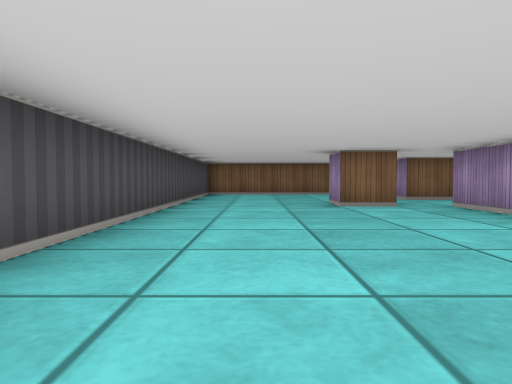
View 1 (above)

14 first-person views from a walk through a cub3D maze. The camera is about half as high as the walls, tilts 2° down and sees 70° across. The floor is counted in squares. Each view is taken from the middle of a square. On the plan, view 1 faces up. The plan holds only what a view shows up to about 9 squares ahead; the rest is blank.

View 2
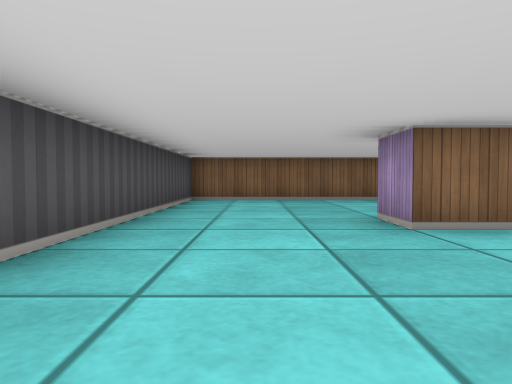

View 3
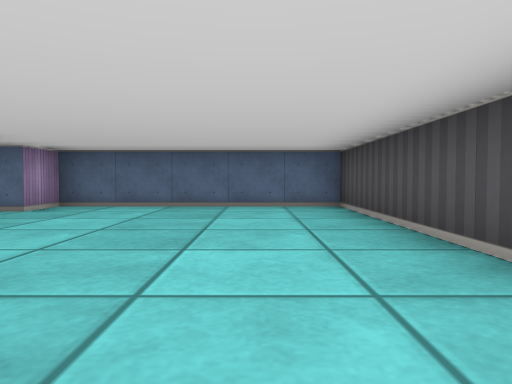

View 4
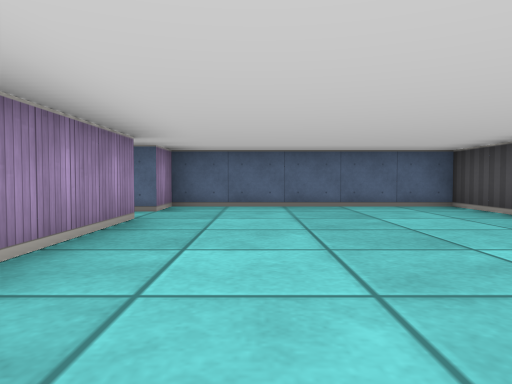

View 5
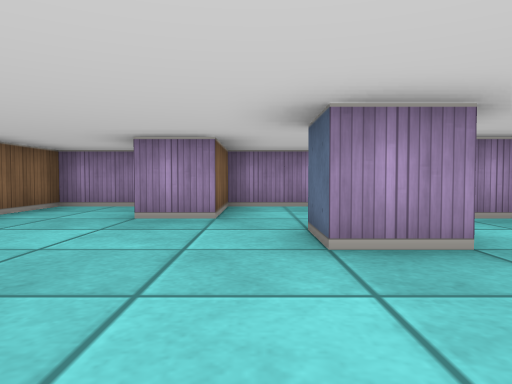

View 6
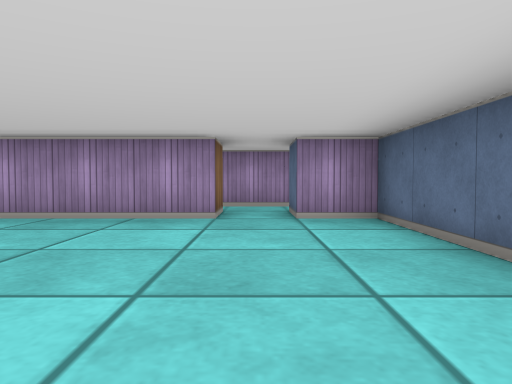

View 7
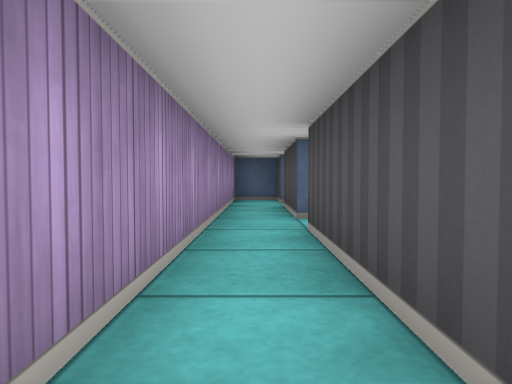

View 8
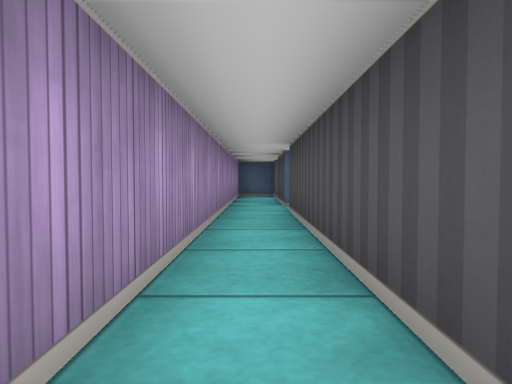

View 9
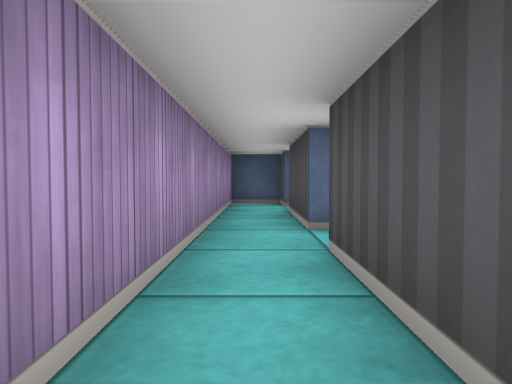

View 10
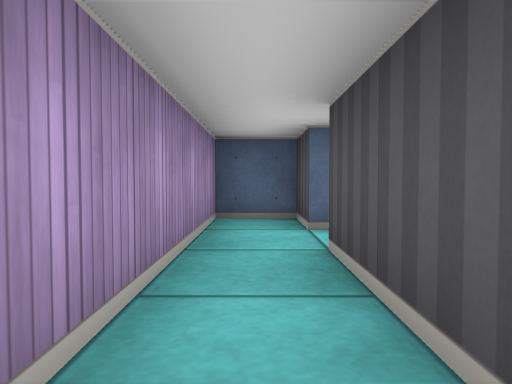

View 11
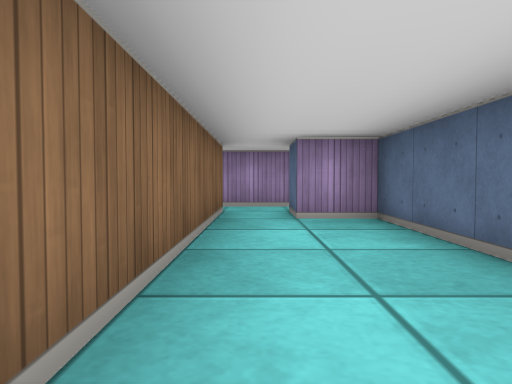

View 12
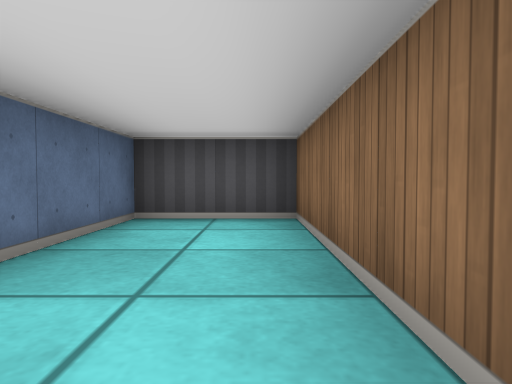

View 13
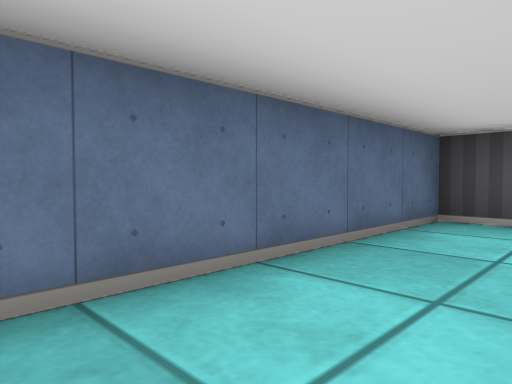

View 14
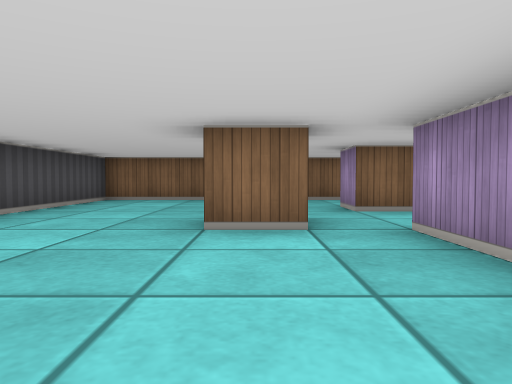

### Floor plan
Ten units are one square. View 1 is at (0, 0); x grows to the right and y downward. Boxes are objects, and circles mark ways between rooms. Rooms are numbered by the first view taken in them; rooms with no view inside come last. Other rooms are left out.
<svg viewBox="-20 -120 80 160">
<path fill="none" stroke="#000" d="M26 -65 15 -65 15 -75 25 -75M35 -85 35 -95M35 -15 35 -65M55 -101 55 -115 -15 -115 -15 5 35 5 35 -5M45 -64 45 -15 35 -15M35 -5 45 -5 45 15M55 15 55 -85 35 -85M45 15 -15 15 -15 35 35 35 35 25 45 25 45 35 55 35 55 15"/>
<circle cx="40" cy="-10" r="3" fill="#2a7"/>
<circle cx="40" cy="-75" r="3" fill="#2a7"/>
<circle cx="50" cy="5" r="3" fill="#2a7"/>
<text x="10" y="-60">1</text>
<text x="50" y="-40">2</text>
<text x="20" y="20">3</text>
</svg>
Room 1 opens to room 2. Room 2 opens to room 3.

Where each view was taken, in squares from view 1:
view 1: 0 up, 0 right, facing up
view 2: 3 up, 0 right, facing up
view 3: 6 up, 0 right, facing down
view 4: 6 up, 2 right, facing down
view 5: 8 up, 1 left, facing right
view 6: 1 up, 1 left, facing right
view 7: 5 up, 5 right, facing down
view 8: 7 up, 5 right, facing down
view 9: 4 up, 5 right, facing down
view 10: 1 up, 5 right, facing down
view 11: 2 down, 1 left, facing right
view 12: 2 down, 3 right, facing left
view 13: 2 down, 3 right, facing down-left
view 14: 3 up, 2 right, facing up
